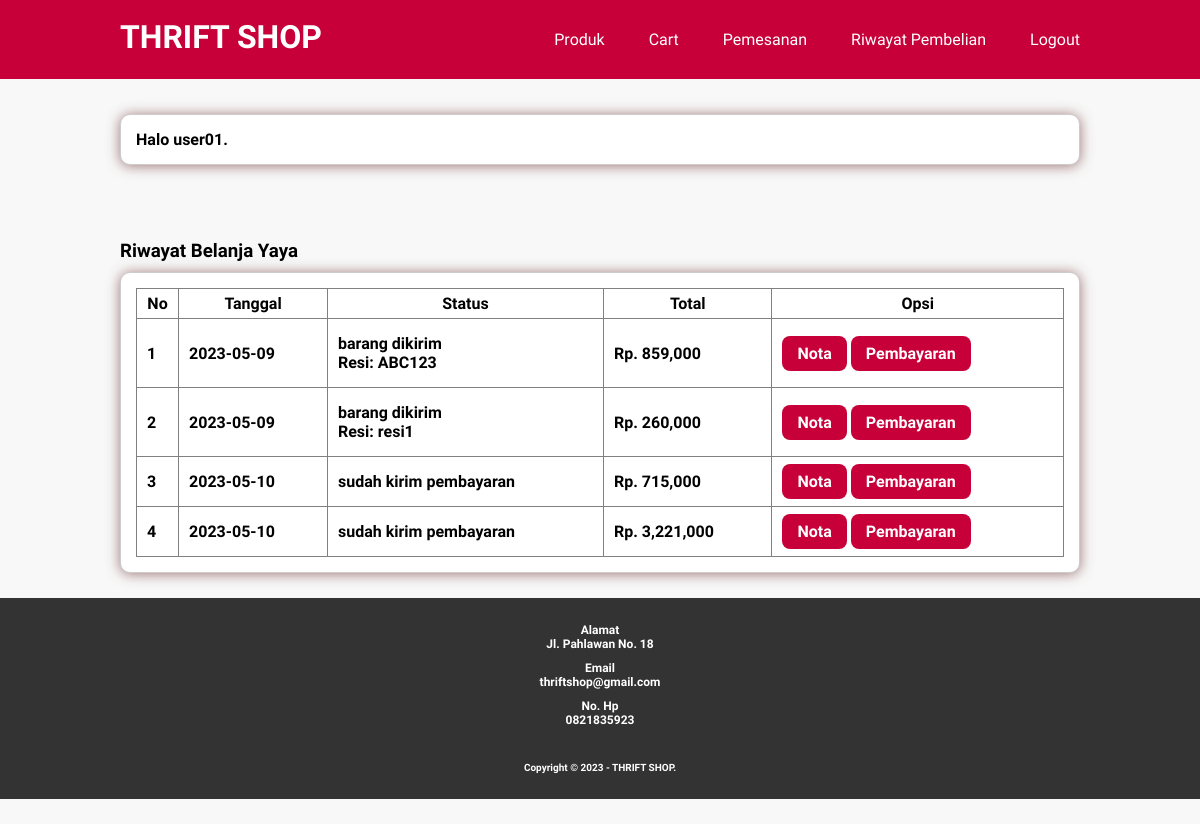
The page /riwayat.php (signed in) on the database its author committed.
### tables this page shows
CREATE TABLE `tb_pembelian` (
  `id_pembelian` int(11) NOT NULL,
  `id_user` int(11) NOT NULL,
  `id_ongkir` int(11) NOT NULL,
  `tgl_pembelian` date NOT NULL,
  `total_pembelian` int(11) NOT NULL,
  `nama_kota` varchar(50) NOT NULL,
  `tarif` int(11) NOT NULL,
  `alamat_pengiriman` text NOT NULL,
  `status_pembelian` varchar(100) NOT NULL DEFAULT 'pending',
  `resi_pengiriman` varchar(50) NOT NULL
);

CREATE TABLE `tb_user` (
  `id_user` int(11) NOT NULL,
  `nama` varchar(50) NOT NULL,
  `username` varchar(100) NOT NULL,
  `password` varchar(100) NOT NULL,
  `user_email` varchar(100) NOT NULL,
  `user_telp` varchar(20) NOT NULL,
  `user_address` text NOT NULL,
  `level` varchar(20) NOT NULL
);

### riwayat.php (the view, shortened to what this page needs)
<?php
    include 'db.php';
    $kontak = mysqli_query($conn, "SELECT user_telp, user_email, user_address FROM tb_user WHERE id_user = 1");
    $a = mysqli_fetch_object($kontak);
?>
<!DOCTYPE html>
<html lang="en">
<head>
    <link rel="stylesheet" type="text/css" href="css/style.css">
</head>
<body>
    <header>
        <div class="container">
            <h1><a href="halaman_user.php">THRIFT SHOP</a></h1>
            <ul>
            <li><a href="produk_user.php">Produk</a></li>
                <li><a href="keranjang.php">Cart</a></li>
                <li><a href="checkout.php">Pemesanan</a></li>
                <li><a href="riwayat.php">Riwayat Pembelian</a></li>
                <li><a href="logout.php">Logout</a></li>
            </ul>
        </div>
    </header>
    <div class="section">
        <div class="container">
            <div class="box">
                <h4>Halo <b><?php echo $_SESSION['user']; ?>.</h4>
            </div>
        </div>
    </div>
    <div class="section">
        <div class="container">
            <h3>Riwayat Belanja <?php echo $_SESSION['pelanggan']['nama']; ?></h3>
            <div class="box">
            <table border="1" cellspacing="0" class="table">
                <thead>
                    <tr>
                        <th>No</th>
                        <th>Tanggal</th>
                        <th>Status</th>
                        <th>Total</th>
                        <th>Opsi</th>
                    </tr>
                </thead>
                <tbody>
                    <?php
                    $nomor=1;
                    $id_user = $_SESSION['pelanggan']['id_user'];
                    $data = $conn->query("SELECT * FROM tb_pembelian WHERE id_user='$id_user'");
                    while($print = $data->fetch_assoc()){
                    ?>
                    <tr>
                        <td><?php echo $nomor; ?></td>
                        <td><?php echo $print['tgl_pembelian'] ?></td>
                        <td>
                            <?php echo $print['status_pembelian'] ?>
                            <br>
                            <?php if(!empty($print['resi_pengiriman'])): ?>
                                Resi: <?php echo $print['resi_pengiriman']; ?>
                                <?php endif ?>
                        </td>
                        <td>Rp. <?php echo number_format ($print['total_pembelian']) ?></td>
                        <td>
                            <a href="nota.php?id=<?php echo $print['id_pembelian'] ?>" class="btn">Nota</a>
                            <a href="pembayaran.php?id=<?php echo $print['id_pembelian'] ?>" class="btn">Pembayaran</a>
                        </td>
                    </tr>
                    <?php $nomor++ ?>
                    <?php } ?>
                </tbody>
            </table>
        </div>
    </div>
    <div class="footer">
        <div class="container">
            <h4>Alamat</h4>
            <p><?php echo $a->user_address ?></p>
            <h4>Email</h4>
            <p><?php echo $a->user_email ?></p>
            <h4>No. Hp</h4>
            <p><?php echo $a->user_telp ?></p>
            <small>Copyright &copy; 2023 - THRIFT SHOP.</small>
         </div>
    </div>
</body>
</html>

### css/style.css (style rules this page uses)
* { padding:0; margin:0; font-family: 'Oxygen', sans-serif; }
body { background-color: #f8f8f8 ; }
a { color: inherit; text-decoration: none; }
.btn { padding:8px 15px; background-color: #C70039; color: #fff; border: 10px; border-radius: 8px; cursor: pointer; }
header { background-color:#C70039; color:#fff }
header h1 { float: left; padding:18px 0; }
header ul { float: right; }
header ul li { display: inline-block; padding: 10px 0px; }
header ul li a { padding:20px 0 20px 40px; display: inline-block; }
.container { width: 80%; margin:0 auto; }
.container:after { content: ''; display: block; clear: both; }
.section { padding:25px 0; }
.box { background-color:#fff; border:1px solid #ccc; padding:15px; box-sizing: border-box; margin:10px 0 25px 0; border-radius: 10px; box-shadow: 0 1px 13px rgba(120, 61, 61, 0.694); }
.box:after { content: ''; display: block; clear: both; }
.table { width: 100%; border-collapse: collapse; }
.table tr { height: 30px; }
.table tr td { padding:15px 10px; }
.footer { padding:25px 0; background-color: #333; color:#fff; text-align: center; font-size: 12px; }
.footer p { margin-bottom: 10px; }
.footer small { margin-top: 25px; display: inline-block; }

### rows shown on the page
tb_pembelian: tgl_pembelian "2023-05-09", status_pembelian "barang dikirim", resi_pengiriman "ABC123", total_pembelian "859,000"
tb_pembelian: tgl_pembelian "2023-05-09", status_pembelian "barang dikirim", resi_pengiriman "resi1", total_pembelian "260,000"
tb_pembelian: tgl_pembelian "2023-05-10", status_pembelian "sudah kirim pembayaran", total_pembelian "715,000"
tb_pembelian: tgl_pembelian "2023-05-10", status_pembelian "sudah kirim pembayaran", total_pembelian "3,221,000"
tb_user: user_address "Jl. Pahlawan No. 18", user_email "thriftshop@gmail.com", user_telp "0821835923"

### other values the page prints
$_SESSION['user'] "user01"
$_SESSION['pelanggan']['nama'] "Yaya"
